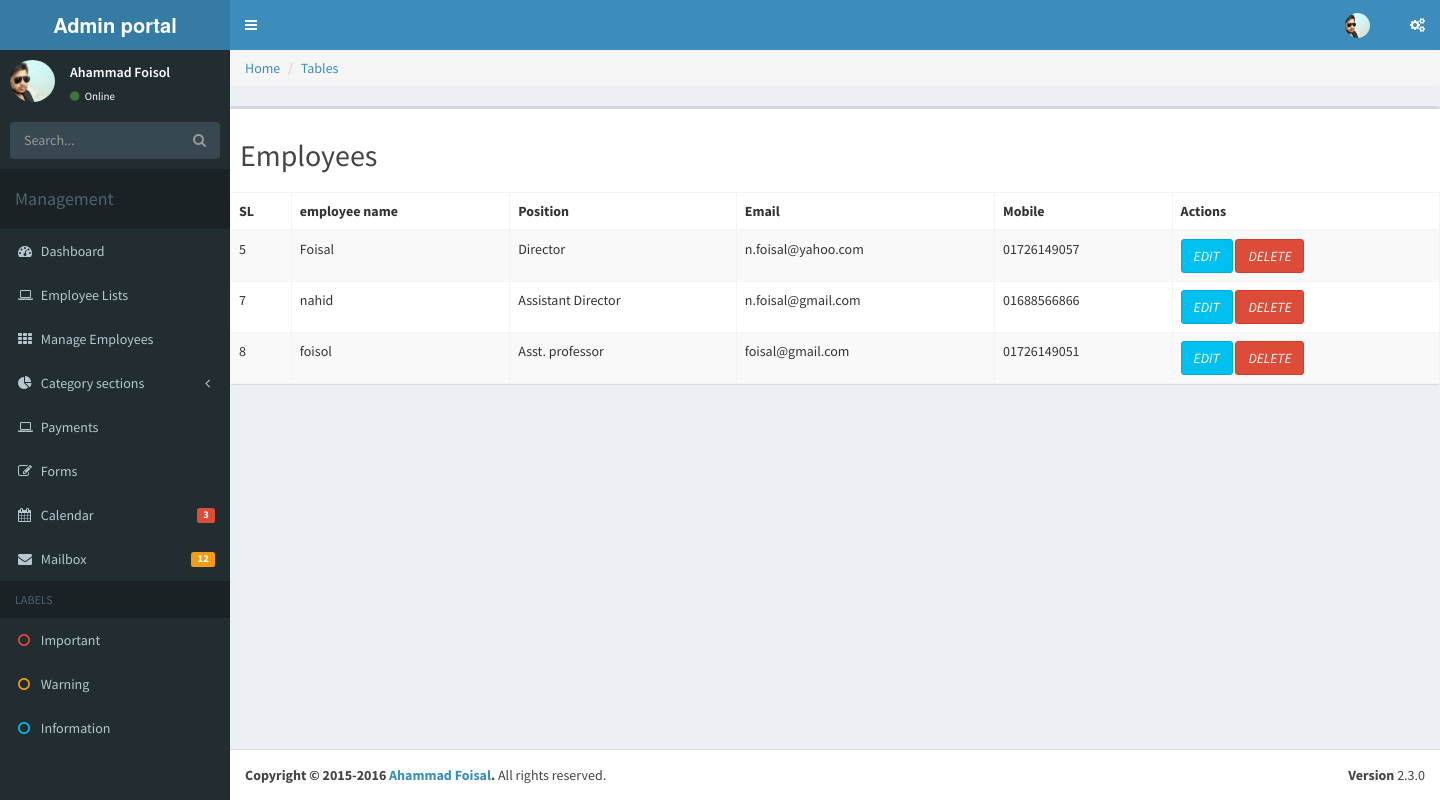
The app's page /employee_management/adimin_employee/Manage_employee.php with its own data.
### tables this page shows
CREATE TABLE IF NOT EXISTS `tbl_employee` (
  `employee_id` int(3) NOT NULL,
  `employee_name` varchar(100) NOT NULL,
  `employee_position` varchar(100) NOT NULL,
  `date_of_birth` varchar(15) NOT NULL,
  `gender` varchar(20) NOT NULL,
  `present_address` text NOT NULL,
  `permanent_address` text NOT NULL,
  `blood_group` varchar(10) NOT NULL,
  `email` varchar(50) NOT NULL,
  `password` varchar(30) NOT NULL,
  `mobile` varchar(50) NOT NULL
);

### employee_management/adimin_employee/Manage_employee.php (called while the page is built)
<?php
$pages='manage_employee';
include './dashboard.php';

### employee_management/classes/db_connect.php (called while the page is built, shortened)
<?php
class Db_Connect {
    public function __construct() {
       $db_name='db_employee';
    }
}

### employee_management/classes/admin_class.php (called while the page is built, shortened)
<?php
require 'db_connect.php';
class Admin_Class {
    public function select_all_employee(){
      $query="SELECT*FROM tbl_employee";
      $result=mysql_query($query);
      return $result;
    }
}

### employee_management/pages/manage_employee.php (the view, shortened to what this page needs)
<?php
$result=$obj_admin_class->select_all_employee();
?>
<ul class="breadcrumb">
    <li>
        <a href="../adimin_employee/dashboard.php">Home</a>
    </li>
    <li><a href="../adimin_employee/employee_lists.php">Tables</a></li>
</ul>
<div class="row-fluid sortable">
    <div class="box span12">
        <div class="box-header" data-original-title>
            <h2><i class="halflings-icon user"></i><span class="break"></span>Employees</h2>
        </div>
        <div class="box-content">
            <table class="table table-striped table-bordered bootstrap-datatable datatable">
                <thead>
                    <tr>
                        <th>SL</th>
                        <th>employee name</th>
                        <th>Position</th>
                        <th>Email</th>
                        <th>Mobile</th>
                        <th>Actions</th>
                    </tr>
                </thead>
                <tbody>
                    <?php
                    while($row=  mysql_fetch_assoc($result))
                    {
                    ?>
                    <tr>
                        <td><?php echo $row['employee_id']?></td>
                        <td class="center"><?php echo $row['employee_name']?></td>
                        <td class="center"><?php echo $row['employee_position']?></td>
                        <td class="center"><?php echo $row['email']?></td>
                        <td class="center"><?php echo $row['mobile']?></td>
                  <td class="center">
                            <a class="btn btn-info" href="edit_employee.php?employee_id=<?php echo $row['employee_id']?>">
                                <i class="halflings-icon white edit">EDIT</i>
                            </a>
                            <a class="btn btn-danger" href="#">
                                <i class="halflings-icon white trash">DELETE</i>
                            </a>
                        </td>
                    </tr>
                    <?php } ?>
                </tbody>
            </table>
        </div>
    </div>
</div>

### employee_management/adimin_employee/dashboard.php (shortened to what this page needs)
<?php
require_once '../classes/admin_class.php';
$obj_admin_class = new Admin_Class();
    ?>
    <!DOCTYPE html>
    <html>
        <head>
            <link rel="stylesheet" href="../asset/dashboard/bootstrap/css/bootstrap.min.css">
            <link rel="stylesheet" href="https://maxcdn.bootstrapcdn.com/font-awesome/4.4.0/css/font-awesome.min.css">
            <link rel="stylesheet" href="https://code.ionicframework.com/ionicons/2.0.1/css/ionicons.min.css">
            <link rel="stylesheet" href="../asset/dashboard/css/AdminLTE.min.css">
            <link rel="stylesheet" href="../asset/dashboard/css/skins/_all-skins.min.css">
            <link rel="stylesheet" href="../asset/dashboard/plugins/iCheck/flat/blue.css">
            <link rel="stylesheet" href="../asset/dashboard/plugins/morris/morris.css">
            <link rel="stylesheet" href="../asset/dashboard/plugins/jvectormap/jquery-jvectormap-1.2.2.css">
            <link rel="stylesheet" href="../asset/dashboard/plugins/datepicker/datepicker3.css">
            <link rel="stylesheet" href="../asset/dashboard/plugins/daterangepicker/daterangepicker-bs3.css">
            <link rel="stylesheet" href="../asset/dashboard/plugins/bootstrap-wysihtml5/bootstrap3-wysihtml5.min.css">
        </head>
        <body class="hold-transition skin-blue sidebar-mini">
            <div class="wrapper">
                <header class="main-header">
                    <a class="logo">
                        <span class="logo-lg"><b>Admin portal</b></span>
                    </a>
                    <nav class="navbar navbar-static-top" role="navigation">
                        <a href="#" class="sidebar-toggle" data-toggle="offcanvas" role="button">
                        </a>
                        <div class="navbar-custom-menu">
                            <ul class="nav navbar-nav">
                                <li class="dropdown user user-menu">
                                    <a href="#" class="dropdown-toggle" data-toggle="dropdown">
                                        <img src="../asset/dashboard/img/foisal.jpg" class="user-image" alt="User Image">
                                    </a>
                                </li>
                                <li>
                                    <a href="#" data-toggle="control-sidebar"><i class="fa fa-gears"></i></a>
                                </li>
                            </ul>
                        </div>
                    </nav>
                </header>
                <aside class="main-sidebar">
                    <section class="sidebar">
                        <div class="user-panel">
                            <div class="pull-left image">
                                <img src="../asset/dashboard/img/foisal.jpg" class="img-circle" alt="User Image">
                            </div>
                            <div class="pull-left info">
                                <p>Ahammad Foisol</p>
                                <a href="#"><i class="fa fa-circle text-success"></i> Online</a>
                            </div>
                        </div>
                        <form action="#" method="get" class="sidebar-form">
                            <div class="input-group">
                                <input type="text" name="q" class="form-control" placeholder="Search...">
                                <span class="input-group-btn">
                                    <button type="submit" name="search" id="search-btn" class="btn btn-flat"><i class="fa fa-search"></i></button>
                                </span>
                            </div>
                        </form>
                        <ul class="sidebar-menu">
                            <li class="header"><h4>Management</h4></li>
                            <li>
                                <a href="dashboard.php">
                                    <i class="fa fa-dashboard"></i>
                                    <span class="hidden-tablet"> Dashboard</span>
                                </a>
                            </li>
                            <li>
                                <a href="employee_lists.php">
                                    <i class="fa fa-laptop"></i>
                                    <span class="hidden-tablet"> Employee Lists</span>
                                </a>
                            </li>
                            <li class="treeview">
                                <a href="Manage_employee.php">
                                    <i class="fa fa-th"></i>
                                    <span>Manage Employees</span>
                                </a>
                            </li>
                            <li class="treeview">
                                <a href="#">
                                    <i class="fa fa-pie-chart"></i>
                                    <span>Category sections</span>
                                    <i class="fa fa-angle-left pull-right"></i>
                                </a>
                            </li>
                            <li class="treeview">
                                <a href="Payments.php">
                                    <i class="fa fa-laptop"></i>
                                    <span>Payments</span>
                                </a>
                            </li>
                            <li class="treeview">
                                <a href="form.php">
                                    <i class="fa fa-edit"></i> <span>Forms</span>
                                </a>
                            </li>
                            <li>
                                <a href="../asset/dashboard/pages/calendar.html">
                                    <i class="fa fa-calendar"></i> <span>Calendar</span>
                                    <small class="label pull-right bg-red">3</small>
                                </a>
                            </li>
                            <li>
                                <a href="../asset/dashboard/pages/mailbox/mailbox.html">
                                    <i class="fa fa-envelope"></i> <span>Mailbox</span>
                                    <small class="label pull-right bg-yellow">12</small>
                                </a>
                            </li>
                            <li class="header">LABELS</li>
                            <li><a href="#"><i class="fa fa-circle-o text-red"></i> <span>Important</span></a></li>
                            <li><a href="#"><i class="fa fa-circle-o text-yellow"></i> <span>Warning</span></a></li>
                            <li><a href="#"><i class="fa fa-circle-o text-aqua"></i> <span>Information</span></a></li>
                        </ul>
                    </section>
                </aside>
                <div class="content-wrapper">
                    <?php
                    if (isset($pages)) {
                        if ($pages == 'dashboard_content') {
                            include '../pages/dashboard_content.php';
                        } elseif ($pages == 'employee_list') {
                            include '../pages/employee_list.php';
                        } elseif ($pages == 'manage_employee') {
                            include '../pages/manage_employee.php';
                        } elseif ($pages == 'payments') {
                            include '../pages/payments.php';
                        } elseif ($pages == 'form') {
                            include '../pages/form.php';
                        } elseif ($pages == 'edit_employee') {
                            include '../pages/edit_employee.php';
                        }
                    } else {
                        include './dashboard_content.php';
                    }
                    ?>
            </div>
            <footer class="main-footer">
                <div class="pull-right hidden-xs">
                    <b>Version</b> 2.3.0
                </div>
                <strong>Copyright &copy; 2015-2016 <a href="https://www.facebook.com/nfoisal">Ahammad Foisal</a>.</strong> All rights reserved.
            </footer>
        </div>
    </body>
</html>

### records on screen
tbl_employee: employee_id "5", employee_name "Foisal", employee_position "Director", email "n.foisal@yahoo.com", mobile "01726149057"
tbl_employee: employee_id "7", employee_name "nahid", employee_position "Assistant Director", email "n.foisal@gmail.com", mobile "01688566866"
tbl_employee: employee_id "8", employee_name "foisol", employee_position "Asst. professor", email "foisal@gmail.com", mobile "01726149051"
